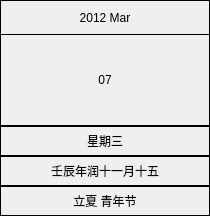
<?xml version="1.0" encoding="UTF-8"?>
<ui version="4.0">
 <class>Calendar</class>
 <widget class="QWidget" name="Calendar">
  <property name="geometry">
   <rect>
    <x>0</x>
    <y>0</y>
    <width>210</width>
    <height>216</height>
   </rect>
  </property>
  <property name="windowTitle">
   <string>Form</string>
  </property>
  <widget class="MyLabel" name="labelDay">
   <property name="geometry">
    <rect>
     <x>0</x>
     <y>34</y>
     <width>210</width>
     <height>92</height>
    </rect>
   </property>
   <property name="frameShape">
    <enum>QFrame::Box</enum>
   </property>
   <property name="text">
    <string>07</string>
   </property>
   <property name="alignment">
    <set>Qt::AlignCenter</set>
   </property>
  </widget>
  <widget class="MyLabel" name="labelYearMonth">
   <property name="geometry">
    <rect>
     <x>0</x>
     <y>0</y>
     <width>210</width>
     <height>35</height>
    </rect>
   </property>
   <property name="frameShape">
    <enum>QFrame::Box</enum>
   </property>
   <property name="text">
    <string>2012 Mar</string>
   </property>
   <property name="alignment">
    <set>Qt::AlignCenter</set>
   </property>
  </widget>
  <widget class="MyLabel" name="labelWeek">
   <property name="geometry">
    <rect>
     <x>0</x>
     <y>126</y>
     <width>210</width>
     <height>30</height>
    </rect>
   </property>
   <property name="frameShape">
    <enum>QFrame::Box</enum>
   </property>
   <property name="text">
    <string>星期三</string>
   </property>
   <property name="alignment">
    <set>Qt::AlignCenter</set>
   </property>
  </widget>
  <widget class="MyLabel" name="labelNongli">
   <property name="geometry">
    <rect>
     <x>0</x>
     <y>156</y>
     <width>210</width>
     <height>30</height>
    </rect>
   </property>
   <property name="styleSheet">
    <string notr="true"/>
   </property>
   <property name="frameShape">
    <enum>QFrame::Box</enum>
   </property>
   <property name="text">
    <string>壬辰年润十一月十五</string>
   </property>
   <property name="alignment">
    <set>Qt::AlignCenter</set>
   </property>
  </widget>
  <widget class="MyLabel" name="labelJieriJieqi">
   <property name="geometry">
    <rect>
     <x>0</x>
     <y>186</y>
     <width>210</width>
     <height>30</height>
    </rect>
   </property>
   <property name="frameShape">
    <enum>QFrame::Box</enum>
   </property>
   <property name="text">
    <string>立夏 青年节</string>
   </property>
   <property name="alignment">
    <set>Qt::AlignCenter</set>
   </property>
  </widget>
 </widget>
 <customwidgets>
  <customwidget>
   <class>MyLabel</class>
   <extends>QLabel</extends>
   <header>mylabel.h</header>
  </customwidget>
 </customwidgets>
 <resources/>
 <connections/>
</ui>
